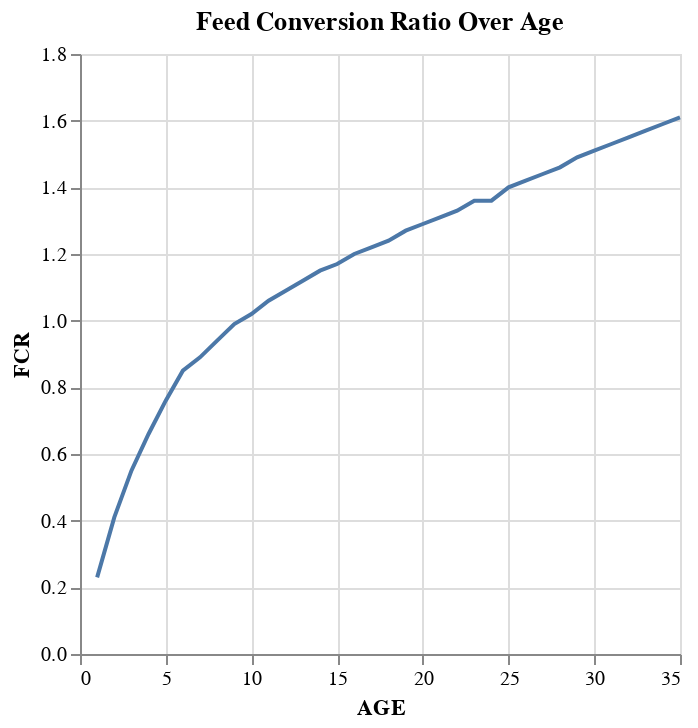

Notebook source saved alongside this figure:
### Code cell
# prompt: line chart for FCR ( FEED CONVERTION RATIO)

import altair as alt

# Assuming your data is in a DataFrame called 'data'
# and has columns 'AGE' and 'FCR' (Feed Conversion Ratio)

# Create the line chart
chart = alt.Chart(data).mark_line().encode(
    x='AGE',
    y='FCR'
).properties(title='Feed Conversion Ratio Over Age')

chart

### Figure 1 — Vega-Lite specification as saved in the notebook (floating-point values rounded to 4 significant figures)
{"config": {"view": {"continuousWidth": 300, "continuousHeight": 300}}, "data": {"name": "data-193344c666eb9b5aeb0833ef774d89e6"}, "mark": {"type": "line"}, "encoding": {"x": {"field": "AGE", "type": "quantitative"}, "y": {"field": "FCR", "type": "quantitative"}}, "title": "Feed Conversion Ratio Over Age", "$schema": "https://vega.github.io/schema/vega-lite/v5.20.1.json", "datasets": {"data-193344c666eb9b5aeb0833ef774d89e6": [{"FEED IN": 10, "FEED TYPE": "STARTER", "DAILY": 1, "CUM": 1, "STOCK": 9, "COST": 1500, "AGE": 1, "BIRD COUNT": 4589, "B.WEIGHT": 56, "MORT": 1, "FEED MIN INTAKE ": 13, "FEED ACTUAL INTAKE": 13, "FCR": 0.23, "Mortality Rate": 0.0002179}, {"FEED IN": 0, "FEED TYPE": "STARTER", "DAILY": 1, "CUM": 2, "STOCK": 8, "COST": 1500, "AGE": 2, "BIRD COUNT": 4583, "B.WEIGHT": 70, "MORT": 6, "FEED MIN INTAKE ": 29, "FEED ACTUAL INTAKE": 26, "FCR": 0.41, "Mortality Rate": 0.001309}, {"FEED IN": 0, "FEED TYPE": "STARTER", "DAILY": 1, "CUM": 3, "STOCK": 7, "COST": 1500, "AGE": 3, "BIRD COUNT": 4573, "B.WEIGHT": 89, "MORT": 10, "FEED MIN INTAKE ": 49, "FEED ACTUAL INTAKE": 39, "FCR": 0.55, "Mortality Rate": 0.002187}, {"FEED IN": 0, "FEED TYPE": "STARTER", "DAILY": 2, "CUM": 5, "STOCK": 5, "COST": 1500, "AGE": 4, "BIRD COUNT": 4570, "B.WEIGHT": 110, "MORT": 3, "FEED MIN INTAKE ": 73, "FEED ACTUAL INTAKE": 65, "FCR": 0.66, "Mortality Rate": 0.0006565}, {"FEED IN": 4, "FEED TYPE": "STARTER", "DAILY": 1, "CUM": 6, "STOCK": 4, "COST": 1500, "AGE": 5, "BIRD COUNT": 4568, "B.WEIGHT": 132, "MORT": 2, "FEED MIN INTAKE ": 101, "FEED ACTUAL INTAKE": 78, "FCR": 0.76, "Mortality Rate": 0.0004378}, {"FEED IN": 0, "FEED TYPE": "STARTER", "DAILY": 3, "CUM": 9, "STOCK": 1, "COST": 1500, "AGE": 6, "BIRD COUNT": 4565, "B.WEIGHT": 165, "MORT": 3, "FEED MIN INTAKE ": 132, "FEED ACTUAL INTAKE": 117, "FCR": 0.85, "Mortality Rate": 0.0006572}, {"FEED IN": 0, "FEED TYPE": "STARTER", "DAILY": 3, "CUM": 12, "STOCK": 2, "COST": 1500, "AGE": 7, "BIRD COUNT": 4562, "B.WEIGHT": 185, "MORT": 3, "FEED MIN INTAKE ": 165, "FEED ACTUAL INTAKE": 150, "FCR": 0.89, "Mortality Rate": 0.0006576}, {"FEED IN": 0, "FEED TYPE": "STARTER", "DAILY": 2, "CUM": 14, "STOCK": 0, "COST": 1500, "AGE": 8, "BIRD COUNT": 4559, "B.WEIGHT": 215, "MORT": 3, "FEED MIN INTAKE ": 203, "FEED ACTUAL INTAKE": 178, "FCR": 0.94, "Mortality Rate": 0.000658}, {"FEED IN": 30, "FEED TYPE": "GROWER", "DAILY": 0, "CUM": 14, "STOCK": 30, "COST": 1800, "AGE": 9, "BIRD COUNT": 4527, "B.WEIGHT": 250, "MORT": 2, "FEED MIN INTAKE ": 248, "FEED ACTUAL INTAKE": 178, "FCR": 0.99, "Mortality Rate": 0.0004418}, {"FEED IN": 0, "FEED TYPE": "GROWER", "DAILY": 6, "CUM": 20, "STOCK": 24, "COST": 1800, "AGE": 10, "BIRD COUNT": 4522, "B.WEIGHT": 293, "MORT": 5, "FEED MIN INTAKE ": 299, "FEED ACTUAL INTAKE": 244, "FCR": 1.02, "Mortality Rate": 0.001106}, {"FEED IN": 0, "FEED TYPE": "GROWER", "DAILY": 9, "CUM": 29, "STOCK": 15, "COST": 1800, "AGE": 11, "BIRD COUNT": 4516, "B.WEIGHT": 334, "MORT": 6, "FEED MIN INTAKE ": 355, "FEED ACTUAL INTAKE": 344, "FCR": 1.06, "Mortality Rate": 0.001329}, {"FEED IN": 0, "FEED TYPE": "GROWER", "DAILY": 7, "CUM": 36, "STOCK": 8, "COST": 1800, "AGE": 12, "BIRD COUNT": 4511, "B.WEIGHT": 382, "MORT": 5, "FEED MIN INTAKE ": 417, "FEED ACTUAL INTAKE": 421, "FCR": 1.09, "Mortality Rate": 0.001108}, {"FEED IN": 0, "FEED TYPE": "GROWER", "DAILY": 8, "CUM": 44, "STOCK": 0, "COST": 1800, "AGE": 13, "BIRD COUNT": 4507, "B.WEIGHT": 432, "MORT": 4, "FEED MIN INTAKE ": 484, "FEED ACTUAL INTAKE": 510, "FCR": 1.12, "Mortality Rate": 0.0008875}, {"FEED IN": 20, "FEED TYPE": "GROWER", "DAILY": 8, "CUM": 52, "STOCK": 12, "COST": 1800, "AGE": 14, "BIRD COUNT": 4500, "B.WEIGHT": 483, "MORT": 7, "FEED MIN INTAKE ": 556, "FEED ACTUAL INTAKE": 599, "FCR": 1.15, "Mortality Rate": 0.001556}, {"FEED IN": 0, "FEED TYPE": "GROWER", "DAILY": 7, "CUM": 59, "STOCK": 5, "COST": 1800, "AGE": 15, "BIRD COUNT": 4497, "B.WEIGHT": 541, "MORT": 3, "FEED MIN INTAKE ": 633, "FEED ACTUAL INTAKE": 677, "FCR": 1.17, "Mortality Rate": 0.0006671}, {"FEED IN": 40, "FEED TYPE": "GROWER", "DAILY": 5, "CUM": 64, "STOCK": 0, "COST": 1800, "AGE": 16, "BIRD COUNT": 4492, "B.WEIGHT": 596, "MORT": 5, "FEED MIN INTAKE ": 716, "FEED ACTUAL INTAKE": 677, "FCR": 1.2, "Mortality Rate": 0.001113}, {"FEED IN": 0, "FEED TYPE": "GROWER", "DAILY": 7, "CUM": 71, "STOCK": 43, "COST": 1800, "AGE": 17, "BIRD COUNT": 4488, "B.WEIGHT": 659, "MORT": 6, "FEED MIN INTAKE ": 804, "FEED ACTUAL INTAKE": 755, "FCR": 1.22, "Mortality Rate": 0.001337}, {"FEED IN": 0, "FEED TYPE": "GROWER", "DAILY": 8, "CUM": 79, "STOCK": 25, "COST": 1800, "AGE": 18, "BIRD COUNT": 4483, "B.WEIGHT": 723, "MORT": 5, "FEED MIN INTAKE ": 897, "FEED ACTUAL INTAKE": 844, "FCR": 1.24, "Mortality Rate": 0.001115}, {"FEED IN": 20, "FEED TYPE": "GROWER", "DAILY": 10, "CUM": 89, "STOCK": 15, "COST": 1800, "AGE": 19, "BIRD COUNT": 4480, "B.WEIGHT": 783, "MORT": 3, "FEED MIN INTAKE ": 995, "FEED ACTUAL INTAKE": 956, "FCR": 1.27, "Mortality Rate": 0.0006696}, {"FEED IN": 0, "FEED TYPE": "GROWER", "DAILY": 10, "CUM": 99, "STOCK": 25, "COST": 1800, "AGE": 20, "BIRD COUNT": 4478, "B.WEIGHT": 851, "MORT": 2, "FEED MIN INTAKE ": 1098, "FEED ACTUAL INTAKE": 1068, "FCR": 1.29, "Mortality Rate": 0.0004466}, {"FEED IN": 0, "FEED TYPE": "GROWER", "DAILY": 9, "CUM": 108, "STOCK": 16, "COST": 1800, "AGE": 21, "BIRD COUNT": 4474, "B.WEIGHT": 920, "MORT": 4, "FEED MIN INTAKE ": 1206, "FEED ACTUAL INTAKE": 1168, "FCR": 1.31, "Mortality Rate": 0.0008941}, {"FEED IN": 0, "FEED TYPE": "FINISHER", "DAILY": 9, "CUM": 117, "STOCK": 7, "COST": 2000, "AGE": 22, "BIRD COUNT": 4471, "B.WEIGHT": 991, "MORT": 3, "FEED MIN INTAKE ": 1319, "FEED ACTUAL INTAKE": 1268, "FCR": 1.33, "Mortality Rate": 0.000671}, {"FEED IN": 11, "FEED TYPE": "FINISHER", "DAILY": 9, "CUM": 126, "STOCK": 9, "COST": 2000, "AGE": 23, "BIRD COUNT": 4468, "B.WEIGHT": 1056, "MORT": 3, "FEED MIN INTAKE ": 1437, "FEED ACTUAL INTAKE": 1395, "FCR": 1.36, "Mortality Rate": 0.0006714}, {"FEED IN": 0, "FEED TYPE": "FINISHER", "DAILY": 9, "CUM": 135, "STOCK": 0, "COST": 2000, "AGE": 24, "BIRD COUNT": 4463, "B.WEIGHT": 1129, "MORT": 2, "FEED MIN INTAKE ": 1559, "FEED ACTUAL INTAKE": 1512, "FCR": 1.36, "Mortality Rate": 0.0004481}, {"FEED IN": 85, "FEED TYPE": "FINISHER", "DAILY": 14, "CUM": 159, "STOCK": 71, "COST": 2000, "AGE": 25, "BIRD COUNT": 4456, "B.WEIGHT": 1205, "MORT": 7, "FEED MIN INTAKE ": 1687, "FEED ACTUAL INTAKE": 1625, "FCR": 1.4, "Mortality Rate": 0.001571}, {"FEED IN": 0, "FEED TYPE": "FINISHER", "DAILY": 0, "CUM": 159, "STOCK": 71, "COST": 2000, "AGE": 26, "BIRD COUNT": 4451, "B.WEIGHT": 1283, "MORT": 5, "FEED MIN INTAKE ": 1822, "FEED ACTUAL INTAKE": 1625, "FCR": 1.42, "Mortality Rate": 0.001123}, {"FEED IN": 0, "FEED TYPE": "FINISHER", "DAILY": 11, "CUM": 170, "STOCK": 60, "COST": 2000, "AGE": 27, "BIRD COUNT": 4450, "B.WEIGHT": 1362, "MORT": 1, "FEED MIN INTAKE ": 1962, "FEED ACTUAL INTAKE": 1768, "FCR": 1.44, "Mortality Rate": 0.0002247}, {"FEED IN": 0, "FEED TYPE": "FINISHER", "DAILY": 11, "CUM": 181, "STOCK": 49, "COST": 2000, "AGE": 28, "BIRD COUNT": 4448, "B.WEIGHT": 1444, "MORT": 2, "FEED MIN INTAKE ": 2106, "FEED ACTUAL INTAKE": 1911, "FCR": 1.46, "Mortality Rate": 0.0004496}, {"FEED IN": 0, "FEED TYPE": "FINISHER", "DAILY": 14, "CUM": 195, "STOCK": 35, "COST": 2000, "AGE": 29, "BIRD COUNT": 4444, "B.WEIGHT": 1518, "MORT": 4, "FEED MIN INTAKE ": 2262, "FEED ACTUAL INTAKE": 2093, "FCR": 1.49, "Mortality Rate": 0.0009001}, {"FEED IN": 0, "FEED TYPE": "FINISHER", "DAILY": 13, "CUM": 208, "STOCK": 22, "COST": 2000, "AGE": 30, "BIRD COUNT": 4439, "B.WEIGHT": 1600, "MORT": 5, "FEED MIN INTAKE ": 2417, "FEED ACTUAL INTAKE": 2262, "FCR": 1.51, "Mortality Rate": 0.001126}, {"FEED IN": 90, "FEED TYPE": "FINISHER", "DAILY": 13, "CUM": 221, "STOCK": 9, "COST": 2000, "AGE": 31, "BIRD COUNT": 3983, "B.WEIGHT": 1683, "MORT": 4, "FEED MIN INTAKE ": 2576, "FEED ACTUAL INTAKE": 2431, "FCR": 1.53, "Mortality Rate": 0.001004}, {"FEED IN": 0, "FEED TYPE": "FINISHER", "DAILY": 13, "CUM": 234, "STOCK": 86, "COST": 2000, "AGE": 32, "BIRD COUNT": 3981, "B.WEIGHT": 1767, "MORT": 2, "FEED MIN INTAKE ": 2739, "FEED ACTUAL INTAKE": 2600, "FCR": 1.55, "Mortality Rate": 0.0005024}, {"FEED IN": 0, "FEED TYPE": "FINISHER", "DAILY": 13, "CUM": 247, "STOCK": 73, "COST": 2000, "AGE": 33, "BIRD COUNT": 3472, "B.WEIGHT": 1850, "MORT": 5, "FEED MIN INTAKE ": 2905, "FEED ACTUAL INTAKE": 2796, "FCR": 1.57, "Mortality Rate": 0.00144}, {"FEED IN": 0, "FEED TYPE": "FINISHER", "DAILY": 18, "CUM": 265, "STOCK": 65, "COST": 2000, "AGE": 34, "BIRD COUNT": 3185, "B.WEIGHT": 1934, "MORT": 4, "FEED MIN INTAKE ": 3076, "FEED ACTUAL INTAKE": 3020, "FCR": 1.59, "Mortality Rate": 0.001256}, {"FEED IN": 0, "FEED TYPE": "FINISHER", "DAILY": 7, "CUM": 272, "STOCK": 48, "COST": 2000, "AGE": 35, "BIRD COUNT": 2412, "B.WEIGHT": 2018, "MORT": 4, "FEED MIN INTAKE ": 3250, "FEED ACTUAL INTAKE": 3165, "FCR": 1.61, "Mortality Rate": 0.001658}]}}
